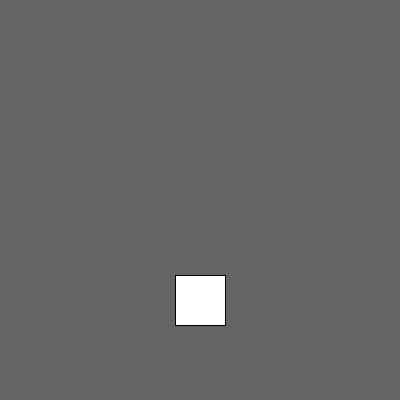
Frame 1 (no input)
Frame 60 (the mouse pressed at the canvas centre just before this capture): identical to frame 1, image omitted
Frame 120 (the mouse held since frame 60 and released just before this capture): identical to frame 1, image omitted

The Processing sketch that drew this single still picture (run headless with seeded random() and noise(); from frame 60 on, the mouse is pressed at the canvas centre):

// Processing sketch: ej18a_claseMarioBros
// ── ej18a_claseMarioBros.pde

// mi primera clase (?)

// 1) declaración de la instancia de la clase a.k.a. objeto
// NombreClase nombreObjeto;
MarioBros mb;

void setup(){
  size( 400, 400 );
  
  // 2) inicialización del objeto a.k.a. llamar al método contructor
  // nombreObjeto = new NombreClase( param1, param2 );
  mb = new MarioBros( width/2, height/4*3 );
}

void draw(){
  background( 100 );
  
  // 3) ejecuto los metodos/funciones de mi objeto
  // nombreObjeto.nombreDelMetodo();
  mb.draw();
}

void keyPressed(){
  if( keyCode == LEFT )
    mb.caminar( 0 );
  if( keyCode == RIGHT )
    mb.caminar( 1 );
}

// ── MarioBros.pde

class MarioBros {

  // PROPIEDADES / CAMPOS = variables
  String estado;  //pequeno, mediano o grande
  PImage[] pequeno;  //arreglo de imagenes para cada estado
  PImage[] mediano;
  PImage[] grande;
  int vidas;  // 0, 1, 2 o 3
  float x, y;
  
  // CONSTRUCTOR: el setup de la clase. Es un METODO que se ejecuta al INSTANCIAR una clase, es decir, armar un objeto a partir de la misma.
  // no tiene tipo de dato, y debe denominarse al igual que la clase
  MarioBros( float x_ , float y_ ){
    //PROPIEDADES seteadas igual en TODAS las instancias de mi clase
    estado = "pequeno";
    //faltaria cargar los arreglos de imagenes
    vidas = 3;
    
    //PROPIEDADES seteadas por parametros del constructor
    x = x_;
    y = y_;
  }

  // METODOS / ACCIONES = funciones
  
  //funcion para dibujar mi mario en pantalla
  void draw(){  //podria ser dibujar()
    //aca dibujaría con imagenes
    pushStyle();
    rectMode( CENTER );
    rect( x, y, 50, 50 );
    popStyle();
  }

  //caminar - incluye retroceder
  void caminar( int k ) {  // 0 izquierda, 1 derecha
    if ( k == 1 ) {
      //derecha
      x += 10;
    } else if ( k == 0 ) {
      //izquierda
      x -= 10;
    }
  }
  /*
  void caminarIzquierda(){
  }
  void caminarDerecha(){
  }
  */

  //saltar
  void saltar( int k ) {
  }

  //agachar - condicion: ( estado == "mediano" || estado == "grande" )
  //disparar - condicion: ( estado == "grande" )
  //etc  

  //funcion que devuelve cuantas vidas tiene mario actualmente
  int getVidas() {  
    return vidas;
  }
  //funcion que me permite escribir el valor de la variable vidas
  void setVidas( int v ) {
    vidas = v;
  }
}
